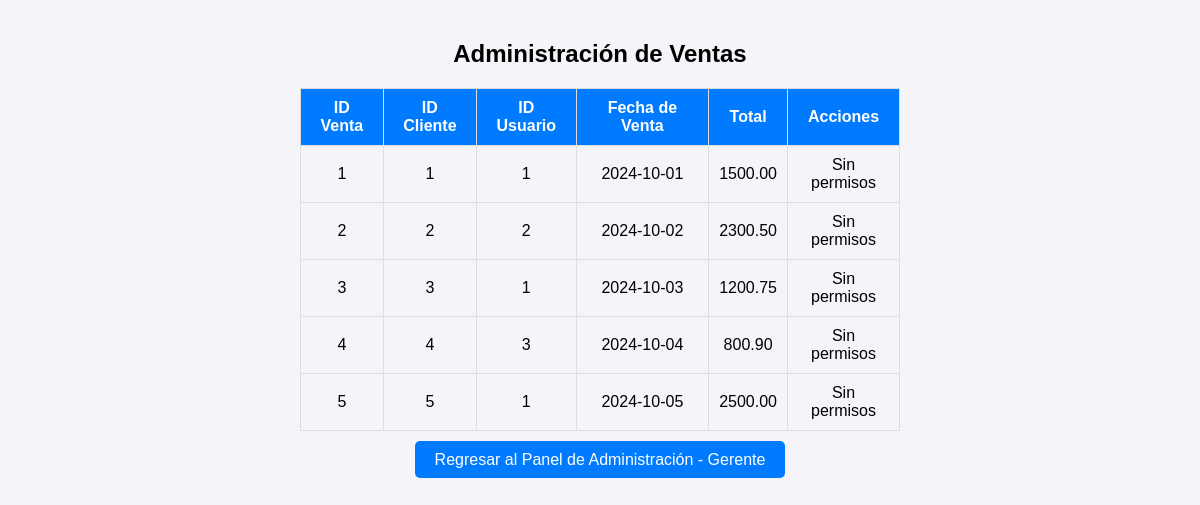
Screenshot of /proveedores.php (signed in) with the database file from the repository.
### tables this page shows
CREATE TABLE `ventas` (
  `id_venta` int NOT NULL,
  `id_cliente` int DEFAULT NULL,
  `id_usuario` int DEFAULT NULL,
  `fecha_venta` date DEFAULT NULL,
  `total` decimal(10,2) DEFAULT NULL
);

### proveedores.php (the view, shortened to what this page needs)
<?php
$conexion = new mysqli("localhost", "root", "183492765", "farmacia");
$query = "SELECT * FROM ventas";
$resultado = $conexion->query($query);
?>
<!DOCTYPE html>
<html lang="es">
<head>
</head>
<body>
    <h2>Administración de Ventas</h2>
    <table>
        <thead>
            <tr>
                <th>ID Venta</th>
                <th>ID Cliente</th>
                <th>ID Usuario</th>
                <th>Fecha de Venta</th>
                <th>Total</th>
                <th>Acciones</th>
            </tr>
        </thead>
        <tbody>
            <?php
            if ($resultado->num_rows > 0) {
                while ($fila = $resultado->fetch_assoc()) {
                    echo "<tr>";
                    echo "<td>" . $fila['id_venta'] . "</td>";
                    echo "<td>" . $fila['id_cliente'] . "</td>";
                    echo "<td>" . $fila['id_usuario'] . "</td>";
                    echo "<td>" . $fila['fecha_venta'] . "</td>";
                    echo "<td>" . $fila['total'] . "</td>";
                    if ($_SESSION['puesto'] === 'root') {
                        echo "<td><a href='?eliminar=" . $fila['id_venta'] . "' class='button delete-button'>Eliminar</a></td>";
                    } else {
                        echo "<td>Sin permisos</td>";
                    }
                    echo "</tr>";
                }
            } else {
                echo "<tr><td colspan='6'>No se encontraron ventas</td></tr>";
            }
            ?>
        </tbody>
    </table>
    <?php if ($_SESSION['puesto'] === 'root'): ?>
        <a href="root.php" class="button">Regresar al Panel de Administración - Root</a>
    <?php elseif ($_SESSION['puesto'] === 'gerente'): ?>
        <a href="gerente.php" class="button">Regresar al Panel de Administración - Gerente</a>
    <?php elseif ($_SESSION['puesto'] === 'almacenista'): ?>
        <a href="almacenista.php" class="button">Regresar al Panel del Almacenista</a>
    <?php endif; ?>
</body>
</html>

### proveedores.php (style rules this page uses)
body { font-family: Arial, sans-serif; background-color: #f4f4f9; text-align: center; margin: 0; padding: 20px; }
table { width: 100%; max-width: 600px; margin: 20px auto; border-collapse: collapse; }
th, td { padding: 10px; border: 1px solid #ddd; }
th { background-color: #007BFF; color: white; }
.button { background-color: #007BFF; color: white; padding: 10px 20px; border: none; border-radius: 5px; text-decoration: none; cursor: pointer; margin-top: 20px; }

### rows the page displays
ventas: id_venta "1", id_cliente "1", id_usuario "1", fecha_venta "2024-10-01", total "1500.00"
ventas: id_venta "2", id_cliente "2", id_usuario "2", fecha_venta "2024-10-02", total "2300.50"
ventas: id_venta "3", id_cliente "3", id_usuario "1", fecha_venta "2024-10-03", total "1200.75"
ventas: id_venta "4", id_cliente "4", id_usuario "3", fecha_venta "2024-10-04", total "800.90"
ventas: id_venta "5", id_cliente "5", id_usuario "1", fecha_venta "2024-10-05", total "2500.00"
